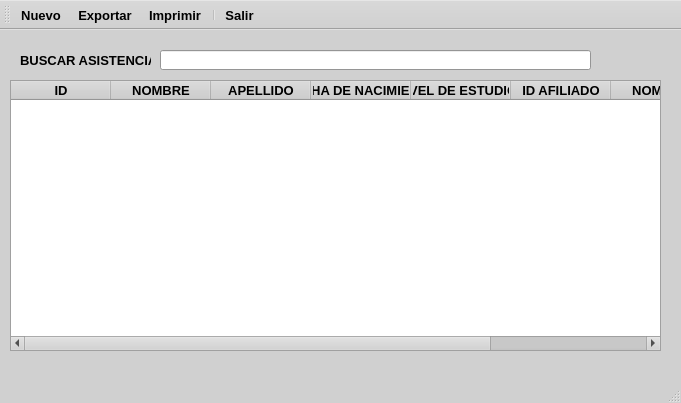
<?xml version="1.0" encoding="UTF-8"?>
<ui version="4.0">
 <class>MainWindow</class>
 <widget class="QMainWindow" name="MainWindow">
  <property name="geometry">
   <rect>
    <x>0</x>
    <y>0</y>
    <width>681</width>
    <height>403</height>
   </rect>
  </property>
  <property name="palette">
   <palette>
    <active>
     <colorrole role="WindowText">
      <brush brushstyle="SolidPattern">
       <color alpha="255">
        <red>0</red>
        <green>0</green>
        <blue>0</blue>
       </color>
      </brush>
     </colorrole>
     <colorrole role="Button">
      <brush brushstyle="SolidPattern">
       <color alpha="255">
        <red>208</red>
        <green>208</green>
        <blue>208</blue>
       </color>
      </brush>
     </colorrole>
     <colorrole role="Light">
      <brush brushstyle="SolidPattern">
       <color alpha="255">
        <red>255</red>
        <green>255</green>
        <blue>255</blue>
       </color>
      </brush>
     </colorrole>
     <colorrole role="Midlight">
      <brush brushstyle="SolidPattern">
       <color alpha="255">
        <red>231</red>
        <green>231</green>
        <blue>231</blue>
       </color>
      </brush>
     </colorrole>
     <colorrole role="Dark">
      <brush brushstyle="SolidPattern">
       <color alpha="255">
        <red>104</red>
        <green>104</green>
        <blue>104</blue>
       </color>
      </brush>
     </colorrole>
     <colorrole role="Mid">
      <brush brushstyle="SolidPattern">
       <color alpha="255">
        <red>139</red>
        <green>139</green>
        <blue>139</blue>
       </color>
      </brush>
     </colorrole>
     <colorrole role="Text">
      <brush brushstyle="SolidPattern">
       <color alpha="255">
        <red>0</red>
        <green>0</green>
        <blue>0</blue>
       </color>
      </brush>
     </colorrole>
     <colorrole role="BrightText">
      <brush brushstyle="SolidPattern">
       <color alpha="255">
        <red>255</red>
        <green>255</green>
        <blue>255</blue>
       </color>
      </brush>
     </colorrole>
     <colorrole role="ButtonText">
      <brush brushstyle="SolidPattern">
       <color alpha="255">
        <red>0</red>
        <green>0</green>
        <blue>0</blue>
       </color>
      </brush>
     </colorrole>
     <colorrole role="Base">
      <brush brushstyle="SolidPattern">
       <color alpha="255">
        <red>255</red>
        <green>255</green>
        <blue>255</blue>
       </color>
      </brush>
     </colorrole>
     <colorrole role="Window">
      <brush brushstyle="SolidPattern">
       <color alpha="255">
        <red>208</red>
        <green>208</green>
        <blue>208</blue>
       </color>
      </brush>
     </colorrole>
     <colorrole role="Shadow">
      <brush brushstyle="SolidPattern">
       <color alpha="255">
        <red>0</red>
        <green>0</green>
        <blue>0</blue>
       </color>
      </brush>
     </colorrole>
     <colorrole role="AlternateBase">
      <brush brushstyle="SolidPattern">
       <color alpha="255">
        <red>231</red>
        <green>231</green>
        <blue>231</blue>
       </color>
      </brush>
     </colorrole>
     <colorrole role="ToolTipBase">
      <brush brushstyle="SolidPattern">
       <color alpha="255">
        <red>255</red>
        <green>255</green>
        <blue>220</blue>
       </color>
      </brush>
     </colorrole>
     <colorrole role="ToolTipText">
      <brush brushstyle="SolidPattern">
       <color alpha="255">
        <red>0</red>
        <green>0</green>
        <blue>0</blue>
       </color>
      </brush>
     </colorrole>
     <colorrole role="PlaceholderText">
      <brush brushstyle="SolidPattern">
       <color alpha="128">
        <red>0</red>
        <green>0</green>
        <blue>0</blue>
       </color>
      </brush>
     </colorrole>
    </active>
    <inactive>
     <colorrole role="WindowText">
      <brush brushstyle="SolidPattern">
       <color alpha="255">
        <red>0</red>
        <green>0</green>
        <blue>0</blue>
       </color>
      </brush>
     </colorrole>
     <colorrole role="Button">
      <brush brushstyle="SolidPattern">
       <color alpha="255">
        <red>208</red>
        <green>208</green>
        <blue>208</blue>
       </color>
      </brush>
     </colorrole>
     <colorrole role="Light">
      <brush brushstyle="SolidPattern">
       <color alpha="255">
        <red>255</red>
        <green>255</green>
        <blue>255</blue>
       </color>
      </brush>
     </colorrole>
     <colorrole role="Midlight">
      <brush brushstyle="SolidPattern">
       <color alpha="255">
        <red>231</red>
        <green>231</green>
        <blue>231</blue>
       </color>
      </brush>
     </colorrole>
     <colorrole role="Dark">
      <brush brushstyle="SolidPattern">
       <color alpha="255">
        <red>104</red>
        <green>104</green>
        <blue>104</blue>
       </color>
      </brush>
     </colorrole>
     <colorrole role="Mid">
      <brush brushstyle="SolidPattern">
       <color alpha="255">
        <red>139</red>
        <green>139</green>
        <blue>139</blue>
       </color>
      </brush>
     </colorrole>
     <colorrole role="Text">
      <brush brushstyle="SolidPattern">
       <color alpha="255">
        <red>0</red>
        <green>0</green>
        <blue>0</blue>
       </color>
      </brush>
     </colorrole>
     <colorrole role="BrightText">
      <brush brushstyle="SolidPattern">
       <color alpha="255">
        <red>255</red>
        <green>255</green>
        <blue>255</blue>
       </color>
      </brush>
     </colorrole>
     <colorrole role="ButtonText">
      <brush brushstyle="SolidPattern">
       <color alpha="255">
        <red>0</red>
        <green>0</green>
        <blue>0</blue>
       </color>
      </brush>
     </colorrole>
     <colorrole role="Base">
      <brush brushstyle="SolidPattern">
       <color alpha="255">
        <red>255</red>
        <green>255</green>
        <blue>255</blue>
       </color>
      </brush>
     </colorrole>
     <colorrole role="Window">
      <brush brushstyle="SolidPattern">
       <color alpha="255">
        <red>208</red>
        <green>208</green>
        <blue>208</blue>
       </color>
      </brush>
     </colorrole>
     <colorrole role="Shadow">
      <brush brushstyle="SolidPattern">
       <color alpha="255">
        <red>0</red>
        <green>0</green>
        <blue>0</blue>
       </color>
      </brush>
     </colorrole>
     <colorrole role="AlternateBase">
      <brush brushstyle="SolidPattern">
       <color alpha="255">
        <red>231</red>
        <green>231</green>
        <blue>231</blue>
       </color>
      </brush>
     </colorrole>
     <colorrole role="ToolTipBase">
      <brush brushstyle="SolidPattern">
       <color alpha="255">
        <red>255</red>
        <green>255</green>
        <blue>220</blue>
       </color>
      </brush>
     </colorrole>
     <colorrole role="ToolTipText">
      <brush brushstyle="SolidPattern">
       <color alpha="255">
        <red>0</red>
        <green>0</green>
        <blue>0</blue>
       </color>
      </brush>
     </colorrole>
     <colorrole role="PlaceholderText">
      <brush brushstyle="SolidPattern">
       <color alpha="128">
        <red>0</red>
        <green>0</green>
        <blue>0</blue>
       </color>
      </brush>
     </colorrole>
    </inactive>
    <disabled>
     <colorrole role="WindowText">
      <brush brushstyle="SolidPattern">
       <color alpha="255">
        <red>104</red>
        <green>104</green>
        <blue>104</blue>
       </color>
      </brush>
     </colorrole>
     <colorrole role="Button">
      <brush brushstyle="SolidPattern">
       <color alpha="255">
        <red>208</red>
        <green>208</green>
        <blue>208</blue>
       </color>
      </brush>
     </colorrole>
     <colorrole role="Light">
      <brush brushstyle="SolidPattern">
       <color alpha="255">
        <red>255</red>
        <green>255</green>
        <blue>255</blue>
       </color>
      </brush>
     </colorrole>
     <colorrole role="Midlight">
      <brush brushstyle="SolidPattern">
       <color alpha="255">
        <red>231</red>
        <green>231</green>
        <blue>231</blue>
       </color>
      </brush>
     </colorrole>
     <colorrole role="Dark">
      <brush brushstyle="SolidPattern">
       <color alpha="255">
        <red>104</red>
        <green>104</green>
        <blue>104</blue>
       </color>
      </brush>
     </colorrole>
     <colorrole role="Mid">
      <brush brushstyle="SolidPattern">
       <color alpha="255">
        <red>139</red>
        <green>139</green>
        <blue>139</blue>
       </color>
      </brush>
     </colorrole>
     <colorrole role="Text">
      <brush brushstyle="SolidPattern">
       <color alpha="255">
        <red>104</red>
        <green>104</green>
        <blue>104</blue>
       </color>
      </brush>
     </colorrole>
     <colorrole role="BrightText">
      <brush brushstyle="SolidPattern">
       <color alpha="255">
        <red>255</red>
        <green>255</green>
        <blue>255</blue>
       </color>
      </brush>
     </colorrole>
     <colorrole role="ButtonText">
      <brush brushstyle="SolidPattern">
       <color alpha="255">
        <red>104</red>
        <green>104</green>
        <blue>104</blue>
       </color>
      </brush>
     </colorrole>
     <colorrole role="Base">
      <brush brushstyle="SolidPattern">
       <color alpha="255">
        <red>208</red>
        <green>208</green>
        <blue>208</blue>
       </color>
      </brush>
     </colorrole>
     <colorrole role="Window">
      <brush brushstyle="SolidPattern">
       <color alpha="255">
        <red>208</red>
        <green>208</green>
        <blue>208</blue>
       </color>
      </brush>
     </colorrole>
     <colorrole role="Shadow">
      <brush brushstyle="SolidPattern">
       <color alpha="255">
        <red>0</red>
        <green>0</green>
        <blue>0</blue>
       </color>
      </brush>
     </colorrole>
     <colorrole role="AlternateBase">
      <brush brushstyle="SolidPattern">
       <color alpha="255">
        <red>208</red>
        <green>208</green>
        <blue>208</blue>
       </color>
      </brush>
     </colorrole>
     <colorrole role="ToolTipBase">
      <brush brushstyle="SolidPattern">
       <color alpha="255">
        <red>255</red>
        <green>255</green>
        <blue>220</blue>
       </color>
      </brush>
     </colorrole>
     <colorrole role="ToolTipText">
      <brush brushstyle="SolidPattern">
       <color alpha="255">
        <red>0</red>
        <green>0</green>
        <blue>0</blue>
       </color>
      </brush>
     </colorrole>
     <colorrole role="PlaceholderText">
      <brush brushstyle="SolidPattern">
       <color alpha="128">
        <red>0</red>
        <green>0</green>
        <blue>0</blue>
       </color>
      </brush>
     </colorrole>
    </disabled>
   </palette>
  </property>
  <property name="font">
   <font>
    <pointsize>10</pointsize>
    <bold>true</bold>
   </font>
  </property>
  <property name="windowTitle">
   <string>MainWindow</string>
  </property>
  <widget class="QWidget" name="centralwidget">
   <widget class="QLabel" name="label">
    <property name="geometry">
     <rect>
      <x>20</x>
      <y>22</y>
      <width>131</width>
      <height>16</height>
     </rect>
    </property>
    <property name="text">
     <string>BUSCAR ASISTENCIA</string>
    </property>
   </widget>
   <widget class="QLineEdit" name="lineEdit">
    <property name="geometry">
     <rect>
      <x>160</x>
      <y>20</y>
      <width>431</width>
      <height>20</height>
     </rect>
    </property>
   </widget>
   <widget class="QTableWidget" name="tableWidget">
    <property name="geometry">
     <rect>
      <x>10</x>
      <y>50</y>
      <width>651</width>
      <height>271</height>
     </rect>
    </property>
    <column>
     <property name="text">
      <string>ID</string>
     </property>
     <property name="font">
      <font>
       <pointsize>10</pointsize>
       <bold>true</bold>
      </font>
     </property>
    </column>
    <column>
     <property name="text">
      <string>NOMBRE</string>
     </property>
     <property name="font">
      <font>
       <pointsize>10</pointsize>
       <bold>true</bold>
      </font>
     </property>
    </column>
    <column>
     <property name="text">
      <string>APELLIDO</string>
     </property>
     <property name="font">
      <font>
       <pointsize>10</pointsize>
       <bold>true</bold>
      </font>
     </property>
    </column>
    <column>
     <property name="text">
      <string>FECHA DE NACIMIENTO</string>
     </property>
     <property name="font">
      <font>
       <pointsize>10</pointsize>
       <bold>true</bold>
      </font>
     </property>
    </column>
    <column>
     <property name="text">
      <string>NIVEL DE ESTUDIOS</string>
     </property>
     <property name="font">
      <font>
       <pointsize>10</pointsize>
       <bold>true</bold>
      </font>
     </property>
    </column>
    <column>
     <property name="text">
      <string>ID AFILIADO</string>
     </property>
     <property name="font">
      <font>
       <pointsize>10</pointsize>
       <bold>true</bold>
      </font>
     </property>
    </column>
    <column>
     <property name="text">
      <string>NOMBRE</string>
     </property>
     <property name="font">
      <font>
       <pointsize>10</pointsize>
       <bold>true</bold>
      </font>
     </property>
    </column>
    <column>
     <property name="text">
      <string>APELLIDO</string>
     </property>
     <property name="font">
      <font>
       <pointsize>10</pointsize>
       <bold>true</bold>
      </font>
     </property>
    </column>
   </widget>
  </widget>
  <widget class="QMenuBar" name="menubar">
   <property name="geometry">
    <rect>
     <x>0</x>
     <y>0</y>
     <width>681</width>
     <height>23</height>
    </rect>
   </property>
  </widget>
  <widget class="QStatusBar" name="statusbar"/>
  <widget class="QToolBar" name="toolBar">
   <property name="windowTitle">
    <string>toolBar</string>
   </property>
   <property name="toolButtonStyle">
    <enum>Qt::ToolButtonTextBesideIcon</enum>
   </property>
   <attribute name="toolBarArea">
    <enum>TopToolBarArea</enum>
   </attribute>
   <attribute name="toolBarBreak">
    <bool>false</bool>
   </attribute>
   <addaction name="actionNuevo"/>
   <addaction name="actionExportar"/>
   <addaction name="actionImprimir"/>
   <addaction name="separator"/>
   <addaction name="actionSalir"/>
  </widget>
  <action name="actionNuevo">
   <property name="icon">
    <iconset resource="../../resources.qrc">
     <normaloff>:/icons/app/resources/icons/nuevo.png</normaloff>:/icons/app/resources/icons/nuevo.png</iconset>
   </property>
   <property name="text">
    <string>Nuevo</string>
   </property>
  </action>
  <action name="actionExportar">
   <property name="icon">
    <iconset resource="../../resources.qrc">
     <normaloff>:/icons/app/resources/icons/exportar.png</normaloff>:/icons/app/resources/icons/exportar.png</iconset>
   </property>
   <property name="text">
    <string>Exportar</string>
   </property>
  </action>
  <action name="actionImprimir">
   <property name="icon">
    <iconset resource="../../resources.qrc">
     <normaloff>:/icons/app/resources/icons/imprimir.png</normaloff>:/icons/app/resources/icons/imprimir.png</iconset>
   </property>
   <property name="text">
    <string>Imprimir</string>
   </property>
  </action>
  <action name="actionSalir">
   <property name="icon">
    <iconset resource="../../resources.qrc">
     <normaloff>:/icons/app/resources/icons/salir.png</normaloff>:/icons/app/resources/icons/salir.png</iconset>
   </property>
   <property name="text">
    <string>Salir</string>
   </property>
  </action>
 </widget>
 <resources>
  <include location="../../resources.qrc"/>
 </resources>
 <connections/>
</ui>
